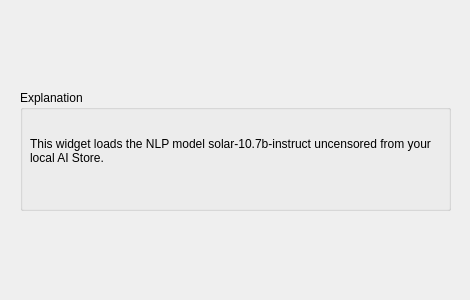
<?xml version="1.0" encoding="UTF-8"?>
<ui version="4.0">
 <class>Form</class>
 <widget class="QWidget" name="Form">
  <property name="geometry">
   <rect>
    <x>0</x>
    <y>0</y>
    <width>470</width>
    <height>300</height>
   </rect>
  </property>
  <property name="windowTitle">
   <string>Form</string>
  </property>
  <widget class="QGroupBox" name="groupBox">
   <property name="geometry">
    <rect>
     <x>20</x>
     <y>90</y>
     <width>431</width>
     <height>121</height>
    </rect>
   </property>
   <property name="title">
    <string>Explanation</string>
   </property>
   <widget class="QLabel" name="Description">
    <property name="geometry">
     <rect>
      <x>10</x>
      <y>40</y>
      <width>411</width>
      <height>41</height>
     </rect>
    </property>
    <property name="text">
     <string>This widget loads the NLP model solar-10.7b-instruct uncensored from your local AI Store.</string>
    </property>
    <property name="textFormat">
     <enum>Qt::AutoText</enum>
    </property>
    <property name="alignment">
     <set>Qt::AlignLeading|Qt::AlignLeft|Qt::AlignVCenter</set>
    </property>
    <property name="wordWrap">
     <bool>true</bool>
    </property>
   </widget>
  </widget>
 </widget>
 <resources/>
 <connections/>
</ui>
